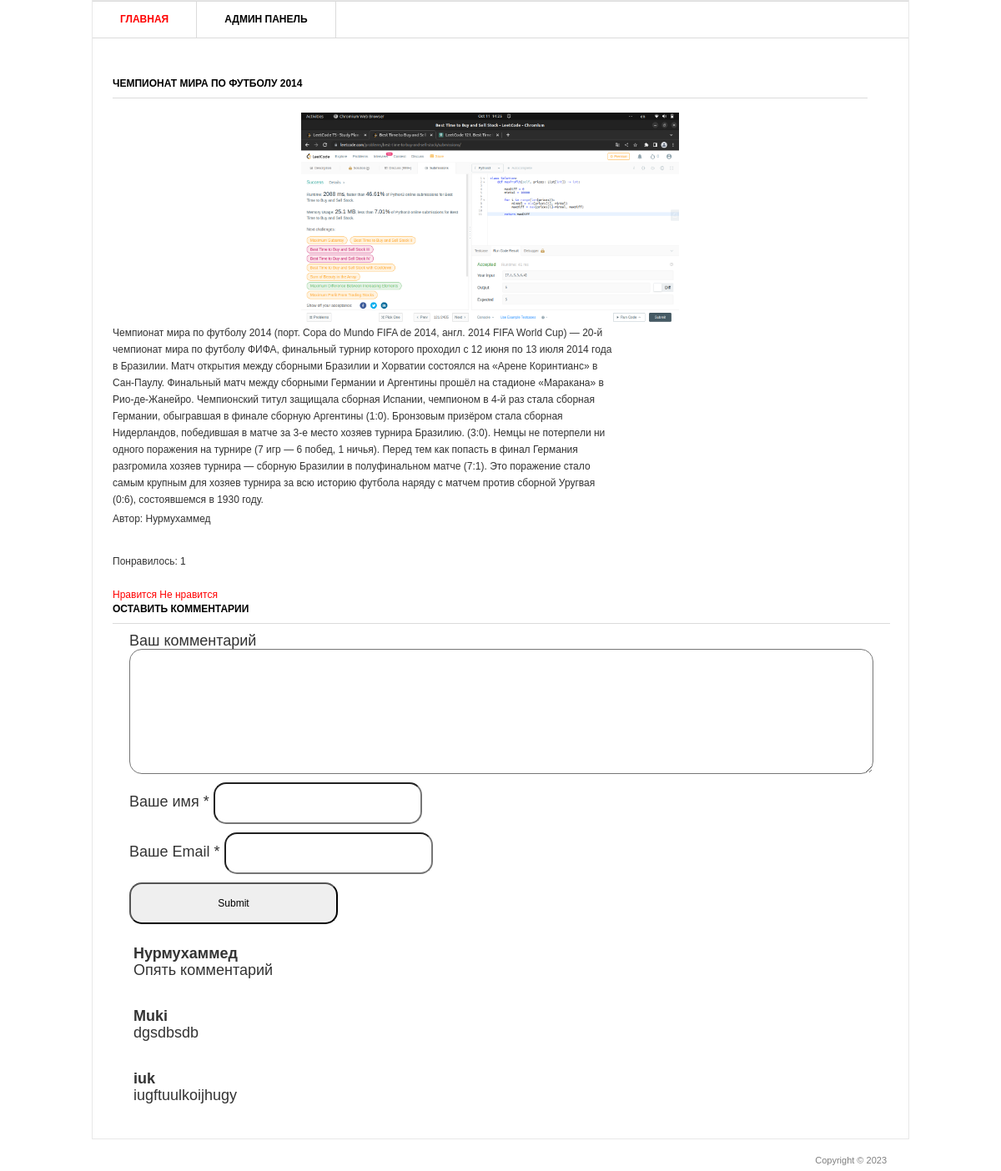
/1/, run on the app's committed database.
### newsapp/models.py (models this page shows, shortened)
class News(models.Model):
    title = models.CharField('Заголовок записи', max_length=100)
    description = models.TextField('Текст записи')
    author = models.CharField('Имя автора', max_length=100)
    date = models.DateTimeField('Дата публикации', auto_now_add=True)
    image = models.ImageField('Изображение', upload_to='image/%Y')
    class Meta:
        verbose_name = 'Запись'
        verbose_name_plural = 'Записи'

class Comments(models.Model):
    email = models.EmailField()
    name = models.CharField('Имя', max_length=50)
    text = models.TextField('Текст комментария', max_length=2000)
    news = models.ForeignKey(News, verbose_name='Публикации', on_delete=models.CASCADE)
    class Meta:
        verbose_name = 'Комментарий'
        verbose_name_plural = 'Комментарии'

### newsapp/views.py (the view)
# urls.py: path('<int:pk>/', views.NewsDetail.as_view()),
class NewsDetail(View):
    def get(self, request, pk):
        news = News.objects.get(id=pk)
        return render(request, 'news/news_detail.html', {'news': news})

### newsapp/templates/news/news_detail.html (shortened to what this page needs)
{% load static %}
<html >
<head>
	<link rel="stylesheet" href="{% static 'css/style.css' %}" type="text/css" media="all" />
</head>
<body>
<div class="shell">
	<div class="border">
		<div id="navigation">
			<ul>
			    <li><a href="/" class="active">Главная</a></li>
			    <li><a href="/admin">Админ панель</a></li>
			</ul>
		</div>
		<div id="main">
			<div id="content" class="left">
				<div class="projects">
					<h3>{{ news.title }}</h3>
                  <p align="center">
                      <img src="{{ news.image.url }}" width="50%" />
                  </p>
					<div class="item">
						<div class="text left">
							<p>{{ news.description }}</p>
							<p>Автор: {{ news.author }} </p>
						</div>
					</div>
				</div>
			</div>
			<div>
				<br>
				<p>Понравилось: {{ news.likes_set.all.count }}</p>
				<br>
				<a href="{% url 'add_likes' news.id %}">Нравится</a>
				<a href="{% url 'del_likes' news.id %}">Не нравится</a>
			</div>
			<div class="form-comment">
				<h3>Оставить комментарии</h3>
				<div>
					<form action="{% url 'add_comments' news.id %}" method="post">
						<div>
							<label>Ваш комментарий</label>
							<textarea name="text"></textarea>
						</div>
						<div>
							<label>Ваше имя *</label>
							<input type="text" name="name">
						</div>
						<div>
							<label>Ваше Email *</label>
							<input type="email" name="email">
						</div>
						<div>
							<input type="submit">
						</div>
					</form>
				</div>
			</div>
			<div>
				{% for comment in news.comments_set.all %}
				<div class="view-comment">
					<h4>{{ comment.name }}</h4>
					<p>
						{{ comment.text }}
					</p>
				</div>
				{% endfor %}
			</div>
		</div>
	</div>
	<div id="footer">
		<p class="copy right">Copyright &copy;  2023 </p>
	</div>
</div>
</body>
</html>

### newsapp/static/css/style.css (style rules this page uses)
* { margin: 0; padding: 0; outline:0; }
body { font-size: 12px; line-height: 20px; font-family: Georgia, Arial, Helvetica, Sans-Serif; color: #333; background: url() repeat 0 0; }
a { color: #ff0000; text-decoration: none; cursor:pointer; }
input, textarea, select { font-family: Arial, Helvetica, sans-serif; font-size:12px; }
textarea { overflow:auto; }
.left, .alignleft { float: left; display: inline; }
.right, .alignright { float: right; display: inline; }
.shell { width: 980px; margin: 0 auto; }
.border { border: 1px solid #e8e8e8; background: #fff; position: relative; }
#navigation { height: 43px; border-top: 1px solid #dbdbdb; border-bottom: 1px solid #dbdbdb; }
#navigation ul { list-style: none; }
#navigation ul li { float: left; height: 43px; border-right: 1px solid #dbdbdb; font-size: 12px; line-height: 43px; font-weight: bold; text-transform: uppercase; }
#navigation ul li a { float: left; height: 43px; color: #000; padding: 0 33px; }
#navigation ul li a:hover, #navigation ul li a.active { color: #ff0000; text-decoration: none; }
#main { width: 932px; padding: 37px 24px 17px 24px; }
#main h3 { font-size: 12px; line-height: 15px; color: #000; text-transform: uppercase; border-bottom: 1px solid #dbdbdb; padding: 0 0 9px 0; }
#content { width: 905px; }
.projects { padding: 10px 0 0 0; }
.projects h3 { margin: 0 0 17px 0; }
.projects .item { margin: 0 0 28px 0; }
.projects .text { width: 600px; }
.projects .text p { padding: 0 0 3px 0; }
#footer { font-family: Arial, sans-serif; font-size: 11px; line-height: 14px; color: #7f7f7f; padding: 18px 27px 20px 38px; }
.form-comment { font-size: 18px; }
.form-comment label { margin: 10px 10 px; }
.form-comment input { border-radius: 15px; padding: 15px; height: 50px; width: 250px; }
.form-comment textarea { border-radius: 15px; padding: 15px; height: 150px; width: 100%; resize: vertical; }
.form-comment div { margin: 10px }
.view-comment { padding: 10px; margin: 15px; font-size: 18px; border-radius: 15px; }

### data on the page
News: title "ЧЕМПИОНАТ МИРА ПО ФУТБОЛУ 2014", image (picture), description "Чемпионат мира по футболу 2014 (порт. Copa do Mundo FIFA de 2014, англ. 2014 FIFA World Cup) — 20-й чемпионат мира по футболу ФИФА, финальный турнир которого проходил с 12 июня по 13 июля 2014 года в Бразилии. Матч открытия между сборными Бразилии и Хорватии состоялся на «Арене Коринтианс» в Сан-Паулу. Финальный матч между сборными Германии и Аргентины прошёл на стадионе «Маракана» в Рио-де-Жанейро. Чемпионский титул защищала сборная Испании, чемпионом в 4-й раз стала сборная Германии, обыгравшая в финале сборную Аргентины (1:0). Бронзовым призёром стала сборная Нидерландов, победившая в матче за 3-е место хозяев турнира Бразилию. (3:0). Немцы не потерпели ни одного поражения на турнире (7…", author "Нурмухаммед", likes_set.all.count "1"
Comments: name "Нурмухаммед", text "Опять комментарий"
Comments: name "Muki", text "dgsdbsdb"
Comments: name "iuk", text "iugftuulkoijhugy"
